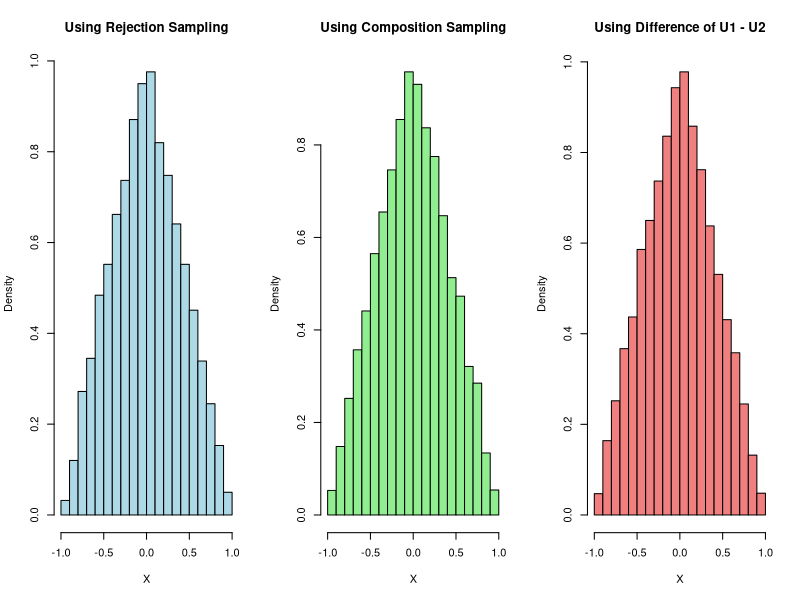
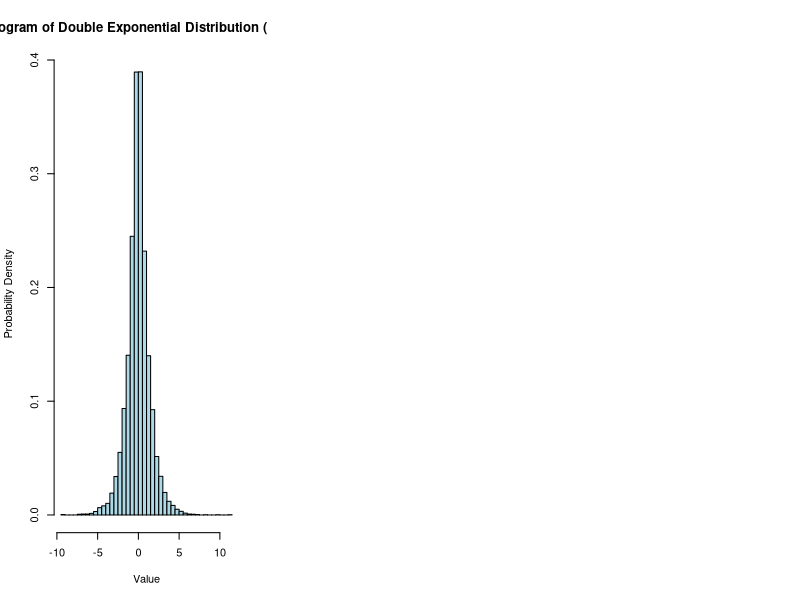
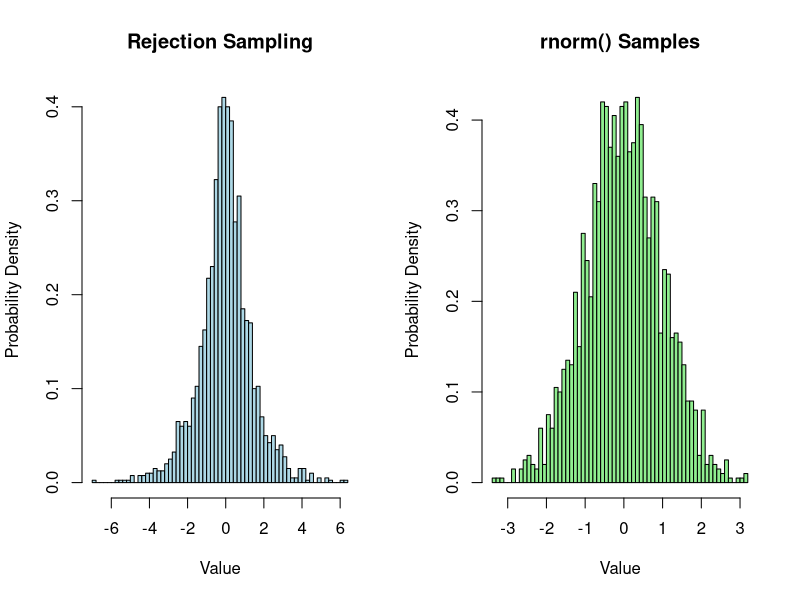

The R source for these figures, in order:
## ---- chunk 1
knitr::opts_chunk$set(echo = TRUE)
## ---- chunk 2
##############density function###########
density_function <- function(x) {
  if (x < -1 || x > 1) {
    return(0)
  } else if (-1 <= x && x <= 0) {
    return(x + 1)
  } else if (0 < x && x <= 1) {
    return(1 - x)
  }
  return(0)
}

## ---- chunk 3
##############constant envelope function###########
envelope_function <- function(x) {
  if (-1.5 <= x && x <= 1.5) {
    return(1.5) 
  } else {
    return(0)
  }
}

######random generator for X using rejection sampling#############
generate_using_rejection <- function(n) {
  samples <- numeric(n)
  for (i in 1:n) {
    while (TRUE) {
      x <- runif(1, -1.5, 1.5)
      u <- runif(1)
      if (u <= (density_function(x) /  envelope_function(x))) {
        samples[i] <- x
        break
      }
    }
  }
  return(samples)
}
## ---- chunk 4
######Generate Y using inverse cumulative distribution function method##########
generate_Y <- function(n) {
  u <- runif(n)
  Y <- 1-sqrt(1-u)
  return(Y)
}

#######Composition sampling############################
generate_X_by_composition <- function(n) {
  Y_positive <- generate_Y(n)
  Y_negative <- -generate_Y(n)
  X <- ifelse(runif(n) < 0.5, Y_positive, Y_negative)
  return(X)
}


####random variables, U1-U2########################
generate_X_with_difference <- function(n) {
  U1 <- runif(n)
  U2 <- runif(n)
  X <- U1-U2
  return(X)
}
## ---- chunk 5
set.seed(123)  # Setting seed for reproducibility
samples_rejection <- generate_using_rejection(10000)
samples_composition <- generate_X_by_composition(10000)
samples_difference <- generate_X_with_difference(10000)


par(mfrow = c(1, 3))
hist(samples_rejection, main = "Using Rejection Sampling", col = "lightblue", xlab = "X", freq = FALSE)
hist(samples_composition, main = "Using Composition Sampling", col = "lightgreen", xlab = "X", freq = FALSE)
hist(samples_difference, main = "Using Difference of U1 - U2", col = "lightcoral", xlab = "X", freq = FALSE)

## ---- chunk 6
# Calculate variance for each method
var_rejection <- var(samples_rejection)
var_composition <- var(samples_composition)
var_difference <- var(samples_difference)

cat("Variance (Rejection Sampling):", var_rejection, "\n")
cat("Variance (Composition Sampling):", var_composition, "\n")
cat("Variance (Difference of U1 - U2):", var_difference, "\n")
## ---- chunk 7
# Function to generate random numbers from DE(0, 1) using inverse CDF method
generate_double_exponential <- function(n) {
  u <- runif(n) 
  mu <- 0
  lam <- 1  
  
  # Using inverse CDF to generate double exponential random numbers
  x <- ifelse(u < 0.5, mu - log(2 * u) / lam, mu + log(2 * (1 - u)) / lam)
  return(x)
}

random_numbers <- generate_double_exponential(10000)

hist(random_numbers, breaks = 50, prob = TRUE, col = 'lightblue', border = 'black', main = 'Histogram of Double Exponential Distribution (DE(0, 1))', xlab = 'Value', ylab = 'Probability Density')

## ---- chunk 8
# Function to compute rejection rate for a single trial
compute_rejection_rate <- function(samples, a) {
  accepted_samples <- sum(runif(length(samples)) <= dnorm(samples) / (a * dexp(samples)))
  rejection_rate <- 1 - (accepted_samples / length(samples))
  return(rejection_rate)
}

# Function to generate random numbers from DE(0, 1)
generate_double_exponential <- function(n) {
  u <- runif(n)
  x <- ifelse(u < 0.5, log(2 * u),-log(2 * (1 - u)))
  return(x)
}

# Constants
a <- sqrt(2 / pi)
n_samples <- 2000

# Generate 2000 random numbers N(0, 1) using rejection sampling
rejection_samples <- generate_double_exponential(n_samples)

# Generate 2000 random numbers N(0, 1) using rnorm()
standard_normal_samples <- rnorm(n_samples)

# Compute rejection rate (R)
rejection_rate <- compute_rejection_rate(rejection_samples, a)

# Compute expected rejection rate (ER)
expected_rejection_rate <- 1 - (dnorm(0) / (a * dexp(0)))


cat("Rejection Rate (R):", rejection_rate, "\n")
cat("Expected Rejection Rate (ER):", expected_rejection_rate, "\n")


par(mfrow = c(1, 2))
hist(rejection_samples, breaks = 50, prob = TRUE, col = 'lightblue', border = 'black', main = 'Rejection Sampling', xlab = 'Value', ylab = 'Probability Density')
hist(standard_normal_samples, breaks = 50, prob = TRUE, col = 'lightgreen', border = 'black', main = 'rnorm() Samples', xlab = 'Value', ylab = 'Probability Density')
par(mfrow = c(1, 1))


